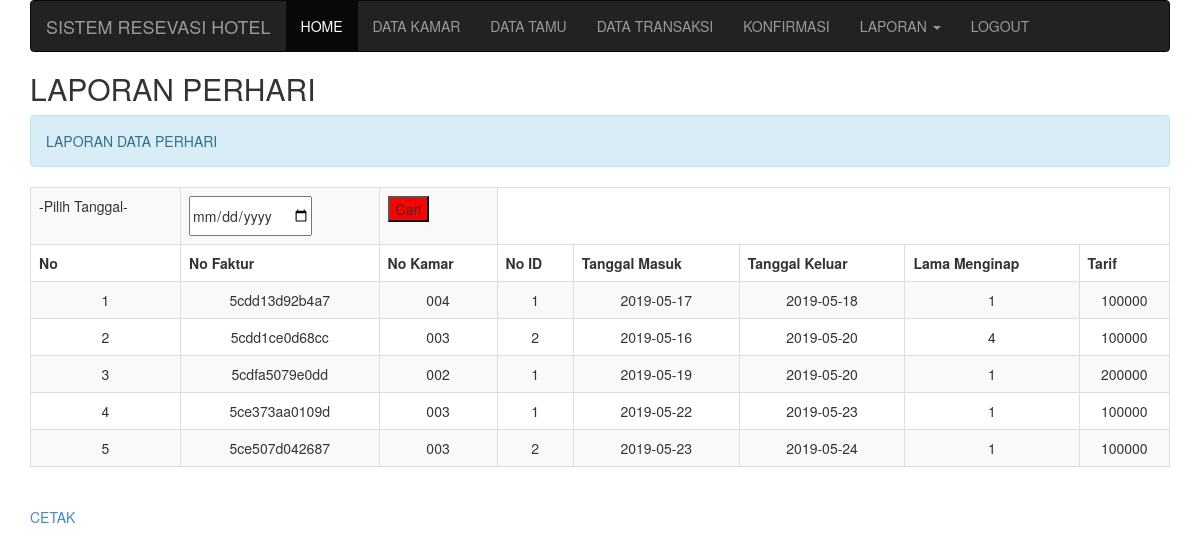
The app's page /admin/index.php?module=laporanperhari (signed in) with its own data.
### tables this page shows
CREATE TABLE `transaksi` (
  `No_Faktur` varchar(50) NOT NULL,
  `No_Kamar` char(15) NOT NULL,
  `id_pelanggan` varchar(11) NOT NULL,
  `tgl_masuk` date DEFAULT NULL,
  `tgl_keluar` date DEFAULT NULL,
  `lama_menginap` int(11) NOT NULL,
  `Tarif` varchar(50) NOT NULL,
  `Nama` varchar(50) NOT NULL,
  `Telpon` varchar(50) NOT NULL,
  `Email` varchar(50) NOT NULL,
  `pesan` text NOT NULL
);

### admin/laporanperhari.php (the view, shortened to what this page needs)
<h2>LAPORAN PERHARI</h2>
<div class="alert alert-info">LAPORAN DATA PERHARI</div>
<table width="100%" border="1" class="table table-bordered table-striped">
<tr>
<form method="POST" action="">
<td>-Pilih Tanggal-</td><td><input type="date" name="hari_ini"></td>
<td><button type="submit" name="cari" style="background-color: red;">Cari</td>
</tr>
<tr>
<th>No</th>
<th>No Faktur</th>
<th>No Kamar</th>
<th>No ID</th>
<th>Tanggal Masuk</th>
<th>Tanggal Keluar</th>
<th>Lama Menginap</th>
<th>Tarif</th>
</tr>
<?php
include "koneksi.php";
 if (isset($_POST['cari'])){
  $hari_ini=$_POST['hari_ini'];
  $sql= mysqli_query($con, "select * from transaksi where transaksi.tgl_masuk='$hari_ini'");
  }else{
$sql = mysqli_query($con,"select * from transaksi");
}
$no=1;
while($row=mysqli_fetch_array($sql)){
?>
<tr>
<td align="center"><?php echo $no; ?></td>
<td align="center"><?php echo $row['No_Faktur'] ?> </td>
<td align="center"><?php echo $row['No_Kamar'] ?> </td>
<td align="center"><?php echo $row['id_pelanggan'] ?> </td>
<td align="center"><?php echo $row['tgl_masuk'] ?> </td>
<td align="center"><?php echo $row['tgl_keluar'] ?> </td>
<td align="center"><?php echo $row['lama_menginap'] ?> </td>
<td align="center"><?php echo $row['Tarif'] ?> </td>
</tr>
<?php
$no++;
}
?>
</table>
<br>
<a href="index.php?module=cetakperhari&hari_ini=<?php echo $_POST['hari_ini'];?>">CETAK</a>

### records on screen
transaksi: No_Faktur "5cdd13d92b4a7", No_Kamar "004", id_pelanggan "1", tgl_masuk "2019-05-17", tgl_keluar "2019-05-18", lama_menginap "1", Tarif "100000"
transaksi: No_Faktur "5cdd1ce0d68cc", No_Kamar "003", id_pelanggan "2", tgl_masuk "2019-05-16", tgl_keluar "2019-05-20", lama_menginap "4", Tarif "100000"
transaksi: No_Faktur "5cdfa5079e0dd", No_Kamar "002", id_pelanggan "1", tgl_masuk "2019-05-19", tgl_keluar "2019-05-20", lama_menginap "1", Tarif "200000"
transaksi: No_Faktur "5ce373aa0109d", No_Kamar "003", id_pelanggan "1", tgl_masuk "2019-05-22", tgl_keluar "2019-05-23", lama_menginap "1", Tarif "100000"
transaksi: No_Faktur "5ce507d042687", No_Kamar "003", id_pelanggan "2", tgl_masuk "2019-05-23", tgl_keluar "2019-05-24", lama_menginap "1", Tarif "100000"
